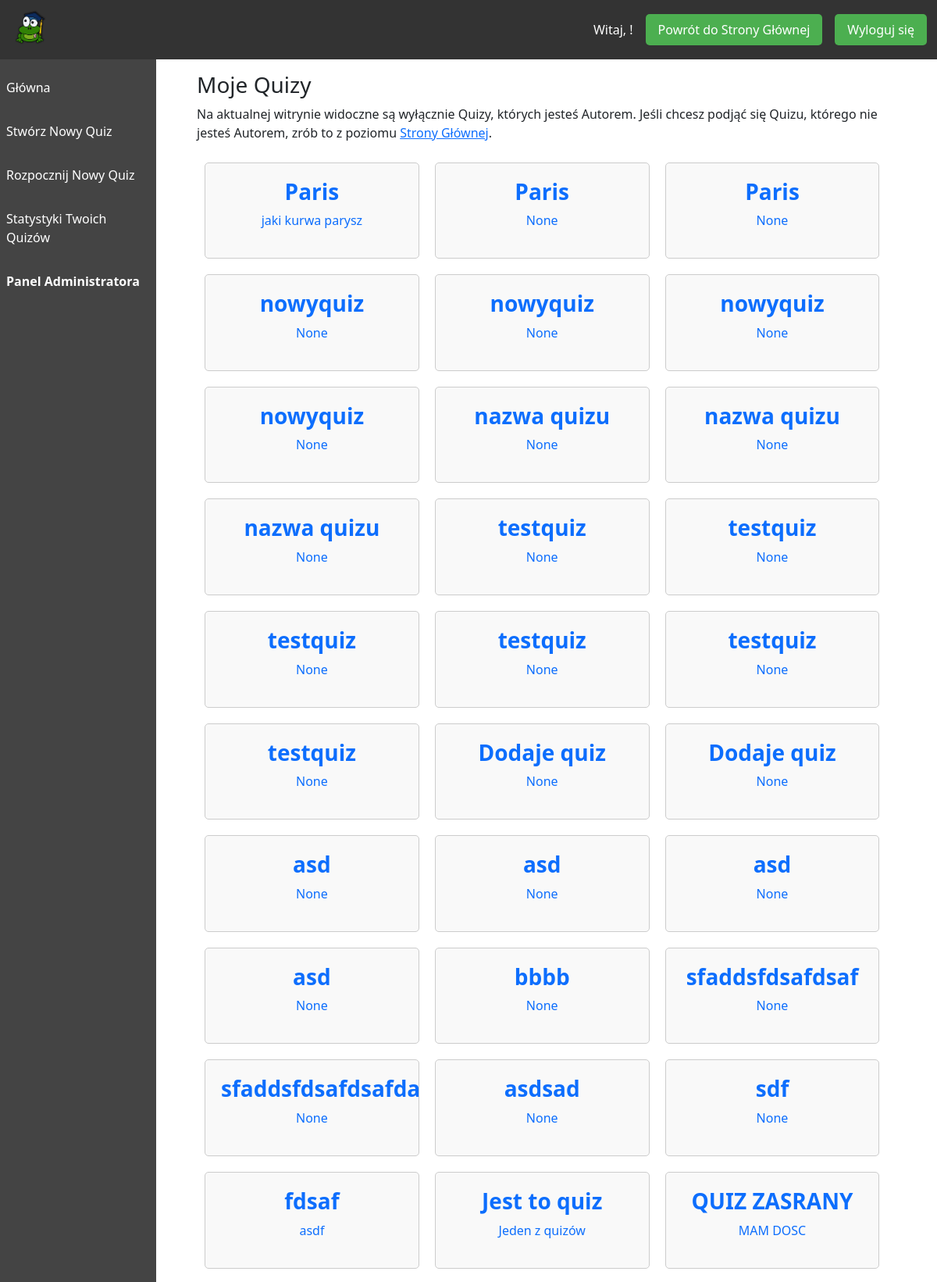
Page /quiz/testlist/ (upper part) on the committed database.
### quizAPP/models.py (models this page shows, shortened)
class Quiz(models.Model):
    title = models.CharField(max_length=200)
    description = models.TextField(blank=True, null=True)
    created_by = models.ForeignKey(User, on_delete=models.PROTECT, related_name='quizzes')

### quizAPP/views.py (the view)
# urls.py: path('testlist/',views.test_list,name='testlist'),
def test_list(request):
    quiz_list = Quiz.objects.all()
    return render(request,"quiz/testlist.html",{'quizzes': quiz_list})

### templates/quiz/testlist.html (shortened to what this page needs)
{% extends "quiz_base.html" %}
{% block content %}
    <h3>Moje Quizy</h3>
    <p>
        Na aktualnej witrynie widoczne są wyłącznie Quizy, których jesteś Autorem.
        Jeśli chcesz podjąć się Quizu, którego nie jesteś Autorem, zrób to z poziomu <a href="{% url 'testlistguest' %}">Strony Głównej</a>.
    </p>
    {% if quizzes %}
        {% for quiz in quizzes %}
          <a href="/attend/{{ quiz.id }}"><div class="quiz-option" style="width: 30%;">
              <h3><b>{{ quiz.title }}</b></h3>
              <p>{{ quiz.description }}</p>
          </div></a>
        {% endfor %}
    {% else %}
        <p>Nie ma dostępnych żadnych quizów.</p>
    {% endif %}
{% endblock %}

### static/css/login.css (style rules this page uses)
* { margin: 0; padding: 0; box-sizing: border-box; }
body { font-family: 'Segoe UI', Tahoma, Geneva, Verdana, sans-serif; background-color: #f4f4f4; padding-top: 60px; display: flex; flex-direction: column; min-height: 100vh; }
.quiz-option { padding: 20px; background-color: #f9f9f9; border: 1px solid #ccc; border-radius: 5px; text-align: center; flex: 1; margin: 10px; float: left; transition: background-color 0.3s ease, box-shadow 0.3s ease; }

### rows in the picture
Quiz: title "Paris", description "jaki kurwa parysz"
Quiz: title "Paris", description "None"
Quiz: title "Paris", description "None"
Quiz: title "nowyquiz", description "None"
Quiz: title "nowyquiz", description "None"
Quiz: title "nowyquiz", description "None"
Quiz: title "nowyquiz", description "None"
Quiz: title "nazwa quizu", description "None"
Quiz: title "nazwa quizu", description "None"
Quiz: title "nazwa quizu", description "None"
Quiz: title "testquiz", description "None"
Quiz: title "testquiz", description "None"
Quiz: title "testquiz", description "None"
Quiz: title "testquiz", description "None"
Quiz: title "testquiz", description "None"
Quiz: title "testquiz", description "None"
Quiz: title "Dodaje quiz", description "None"
Quiz: title "Dodaje quiz", description "None"
Quiz: title "asd", description "None"
Quiz: title "asd", description "None"
Quiz: title "asd", description "None"
Quiz: title "asd", description "None"
Quiz: title "bbbb", description "None"
Quiz: title "sfaddsfdsafdsaf", description "None"
Quiz: title "sfaddsfdsafdsafda", description "None"
Quiz: title "asdsad", description "None"
Quiz: title "sdf", description "None"
Quiz: title "fdsaf", description "asdf"
Quiz: title "Jest to quiz", description "Jeden z quizów"
Quiz: title "QUIZ ZASRANY", description "MAM DOSC"
